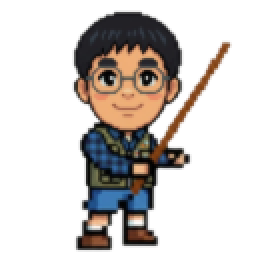
#> input picture assets/images/character.png, 128 x 128 px, found by its file name (shown 2 times larger)
$ python generate_char_levels_v2.py
#> lines starting #> are read from the running program, lines starting #| are printed output that depends on the picture
import os
import math
from PIL import Image

def lerp_color(c1, c2, t):
    """Linearly interpolate between two RGBA colors."""
    return tuple(int(a + (b - a) * t) for a, b in zip(c1, c2))

def create_gradient_rod(lv):
    # Determine start and end colors based on level (1 to 20)
    # 1-3: Wood (brown to dark brown)
    # 4-7: Steel (grey to silver)
    # 8-11: Gold (yellow to gold)
    # 12-15: Crystal (cyan to blue)
    # 16-19: Energy (magenta to purple)
    # 20: Plasma/Legendary (rainbow or bright cyan/pink)

    if lv <= 3:
        c1 = (139, 69, 19, 255) # SaddleBrown
        c2 = (160, 82, 45, 255) # Sienna
    elif lv <= 7:
        c1 = (169, 169, 169, 255) # DarkGray
        c2 = (211, 211, 211, 255) # LightGray
    elif lv <= 11:
        c1 = (218, 165, 32, 255) # GoldenRod
        c2 = (255, 215, 0, 255)  # Gold
    elif lv <= 15:
        c1 = (0, 206, 209, 255) # DarkTurquoise
        c2 = (0, 255, 255, 255) # Cyan
    elif lv <= 19:
        c1 = (148, 0, 211, 255) # DarkViolet
        c2 = (255, 20, 147, 255) # DeepPink
    else:
        # Level 20: Legendary glowing
        c1 = (0, 255, 255, 255) # Cyan
        c2 = (255, 20, 147, 255) # Pink

    return c1, c2

def is_rod_pixel(r, g, b, a, x, y):
    # Only target the brown pixels of the rod based on our analysis
    if a == 0:
        return False

    if x > 50 and 80 < r < 190 and 40 < g < 130 and b < 90 and r > g:
        # Extra check: ensure it's not the skin color (skin R is usually > 200)
        if r < 200:
            return True

    return False

def generate_characters():
    base_img_path = r"c:\AI\my DeepL 2\game-for-son-3\assets\images\character.png"
    out_dir = r"c:\AI\my DeepL 2\game-for-son-3\assets\images"

    base_img = Image.open(base_img_path).convert("RGBA")
#> base_img is the input picture: PIL image 128x128 RGBA; mean R, G, B, A 42.2, 37, 33.6, 78
    width, height = base_img.size
#> width = 128; height = 128
    pixels = base_img.load()

    rod_pixels = set()
    for y in range(height):
        for x in range(width):
            r, g, b, a = pixels[x, y]
            if is_rod_pixel(r, g, b, a, x, y):
                rod_pixels.add((x, y))
#> after the loop, rod_pixels = 664 items

    if not rod_pixels:
        print("Failed to detect brown rod pixels.")
        return

    print(f"Detected {len(rod_pixels)} brown rod pixels.")
#| Detected 664 brown rod pixels.

    # Bounding box of rod
    min_x = min(p[0] for p in rod_pixels)
#> min_x = 51
    max_x = max(p[0] for p in rod_pixels)
#> max_x = 114
    min_y = min(p[1] for p in rod_pixels)
#> min_y = 22
    max_y = max(p[1] for p in rod_pixels)
#> max_y = 122

    max_dist = math.hypot(max_x - min_x, max_y - min_y)
#> max_dist = 118.2
    if max_dist == 0:
        max_dist = 1

    for lv in range(1, 21):
        img_copy = base_img.copy()
        new_pixels = img_copy.load()

        c1, c2 = create_gradient_rod(lv)

        for x, y in rod_pixels:
            # Gradient goes from bottom-left (hand) to top-right
            dist = math.hypot(x - min_x, y - max_y)
            t = dist / max_dist
            t = max(0, min(1, t))

            glow_factor = 1.0
            if lv >= 16:
                # Magic/Energy visual bands
                glow_factor = 1.0 + 0.3 * math.sin((x + y) * 0.5)

            base_r, base_g, base_b, base_a = pixels[x, y]

            # Use Original brown lightness to keep pixel art shading and wood grain
            lightness = sum([base_r, base_g, base_b]) / (3 * 255.0)
            # The brown rod lightness is around 0.3-0.5, so normalize around that
            shade_multiplier = (lightness / 0.4)
            shade_multiplier = max(0.4, min(1.5, shade_multiplier))

            grad_color = lerp_color(c1, c2, t)

            final_r = min(255, int(grad_color[0] * shade_multiplier * glow_factor))
            final_g = min(255, int(grad_color[1] * shade_multiplier * glow_factor))
            final_b = min(255, int(grad_color[2] * shade_multiplier * glow_factor))

            new_pixels[x, y] = (final_r, final_g, final_b, base_a)

        out_path = os.path.join(out_dir, f"char_lv{lv}.png")
        img_copy.save(out_path, "PNG")
        print(f"Generated {out_path} (Level {lv})")
#> this loop made 20 passes
#> pass 1, in generate_characters, `img_copy.save(out_path, "PNG")`:
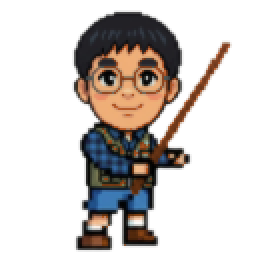
#> saved as char_lv1.png: PIL image 128x128 RGBA (shown 2 times larger); mean R, G, B, A 42.4, 36.2, 32.5, 78; transparent parts drawn white
#> after the loop:
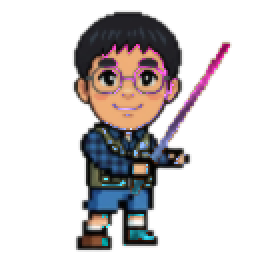
#> img_copy: PIL image 128x128 RGBA (shown 2 times larger); mean R, G, B, A 42.3, 37.4, 37.8, 78; transparent parts drawn white

if __name__ == "__main__":
    generate_characters()
